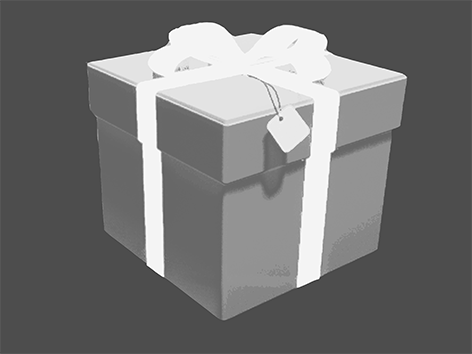
#> input picture Code/Content/Material/collection_grey/collection-grey.png, 472 x 354 px
$ python process.py
#> lines starting #> are read from the running program, lines starting #| are printed output that depends on the picture
'''
import cv2
import numpy as np

img = cv2.imread('collection-grey.png')
img2 = cv2.imread('collection-grey-color-mask.png')
cv2.imshow("rua", img)
cv2.waitKey(0)

img = cv2.cvtColor(img, cv2.COLOR_BGR2HSV)
cvt = [ 0.114, 0.587 ,0.299 ]
# B, G, R

[h, w, _] = np.shape(img2)
print(h, w, _)

img2 = cv2.cvtColor(img2, cv2.COLOR_BGR2HSV)
img2[:, :, 2] = img[:, :, 2]
img2 = cv2.cvtColor(img2, cv2.COLOR_HSV2BGR)

cv2.imshow("rua", img2)
cv2.waitKey(0)
cv2.imwrite("result_HSV.png", img2)
img = cv2.cvtColor(img2,cv2.COLOR_BGR2GRAY)
cv2.imshow("rua", img)
cv2.waitKey(0)
'''

import cv2
import numpy as np
# ? cv2.cvtColor might be different from our method
cvt = [ 0.114, 0.587 ,0.299 ]
grey = cv2.imread('./collection-grey.png', cv2.IMREAD_UNCHANGED) / 255
#> grey: shape (354, 472, 3) float64; min 0.145, max 1, mean 0.451
grey = grey.dot(cvt)[:,:,None] # converting to grey image and augment dim
#> grey: shape (354, 472, 1) float64
print(f"Grey shape: {grey.shape}")
#| Grey shape: (354, 472, 1)
color = cv2.imread('./collection-grey-color-mask.png', cv2.IMREAD_UNCHANGED) / 255
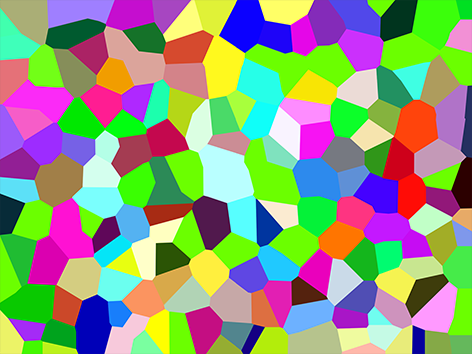
#> input picture Code/Content/Material/collection_grey/collection-grey-color-mask.png, 472 x 354 px
color_grey = color.dot(cvt)[:,:,None] # converting to grey image
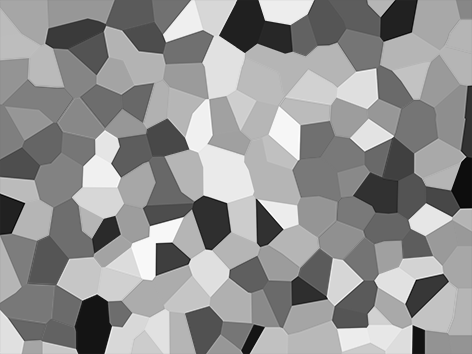
#> color_grey: shape (354, 472, 1) float64; min 0, max 1, mean 0.58
print(f"Color grey shape: {color.shape}")
#| Color grey shape: (354, 472, 3)
cvted = color / color_grey * grey
#> cvted: shape (354, 472, 3) float64; 0% of the values are NaN or infinite; the others: min 0, max 8.77, mean 0.465
# cvted = np.clip(color / color_grey * grey, 0, 255).astype('uint8')
print(f"Cvted shape: {cvted.shape}")
#| Cvted shape: (354, 472, 3)
cvted_grey = cvted.dot(cvt)[:,:,None]
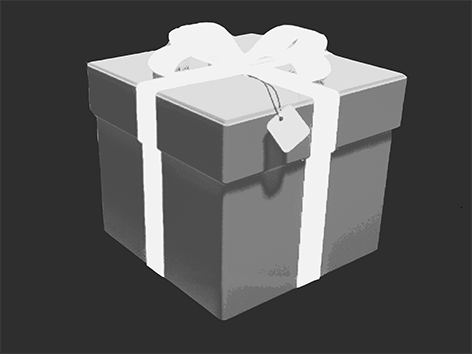
#> cvted_grey: shape (354, 472, 1) float64; 0% of the values are NaN or infinite; the others: min 0.145, max 1, mean 0.451; drawn with min black, max white, NaN and infinite black

import matplotlib.pyplot as plt
plt.imshow(cvted[:,:,::-1])
plt.figure()
#> (the run stopped early here; a loop or call above may not have finished)
